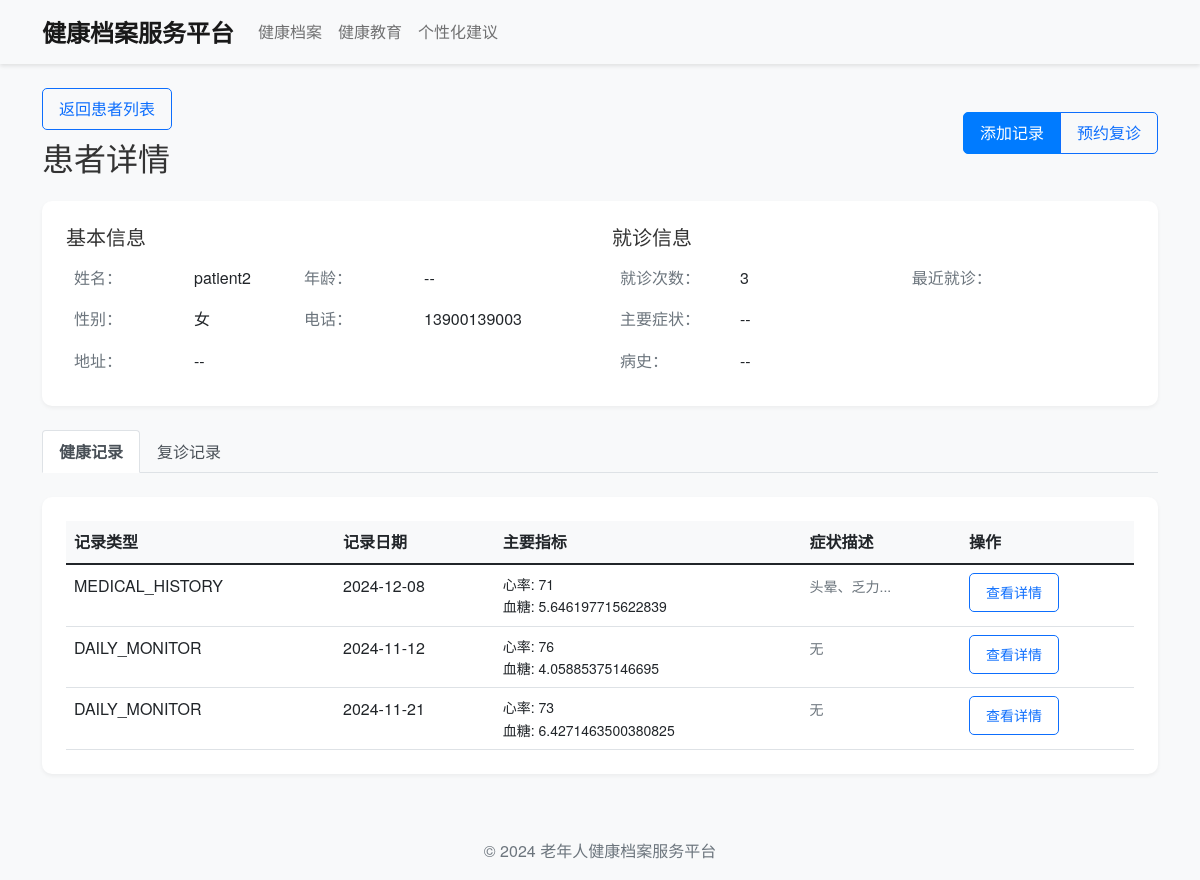
The page /doctor/view_patient/3 (signed in) on the database its author committed.
### models.py (models this page shows, shortened)
class User(UserMixin, db.Model):
    __tablename__ = 'users'
    id = db.Column(db.Integer, primary_key=True)
    username = db.Column(db.String(80), unique=True, nullable=False)
    password_hash = db.Column(db.String(128), nullable=False)
    name = db.Column(db.String(80), nullable=False)  # 真实姓名
    id_number = db.Column(db.String(18), unique=True, nullable=False)  # 身份证号
    gender = db.Column(db.String(10), nullable=False)  # 性别
    phone = db.Column(db.String(11), nullable=False)  # 手机号码
    role = db.Column(db.String(20), nullable=False)  # 用户角色
    created_at = db.Column(db.DateTime, default=datetime.utcnow)
    health_records = db.relationship('HealthRecord', backref='patient', lazy=True,
                                   foreign_keys='HealthRecord.patient_id')
    doctor_records = db.relationship('HealthRecord', backref='doctor', lazy=True,
                                   foreign_keys='HealthRecord.doctor_id')
    patient_follow_ups = db.relationship('FollowUp', backref='patient', lazy=True,
                                       foreign_keys='FollowUp.patient_id')
    doctor_follow_ups = db.relationship('FollowUp', backref='doctor', lazy=True,
                                      foreign_keys='FollowUp.doctor_id')
    def get_visit_count(self):
        return HealthRecord.query.filter_by(patient_id=self.id).count()

class HealthRecord(db.Model):
    __tablename__ = 'health_records'
    id = db.Column(db.Integer, primary_key=True)
    patient_id = db.Column(db.Integer, db.ForeignKey('users.id'), nullable=False)
    doctor_id = db.Column(db.Integer, db.ForeignKey('users.id'), nullable=False)
    record_type = db.Column(db.String(50), nullable=False)  # 记录类型（病史记录/体检报告/日常监测）
    record_date = db.Column(db.DateTime, nullable=False)
    created_at = db.Column(db.DateTime, default=datetime.utcnow)
    description = db.Column(db.Text)  # 描述/备注
    symptoms = db.Column(db.Text)  # 症状
    diagnosis = db.Column(db.Text)  # 诊断
    treatment = db.Column(db.Text)  # 治疗方案
    medications = db.Column(db.Text)  # 用药情况
    height = db.Column(db.Float)  # 身高
    weight = db.Column(db.Float)  # 体重
    blood_pressure = db.Column(db.String(20))  # 血压
    heart_rate = db.Column(db.Integer)  # 心率
    blood_sugar = db.Column(db.Float)  # 血糖
    blood_fat = db.Column(db.Text)  # 血脂
    liver_function = db.Column(db.Text)  # 肝功能
    kidney_function = db.Column(db.Text)  # 肾功能
    temperature = db.Column(db.Float)  # 体温
    pulse = db.Column(db.Integer)  # 脉搏
    respiratory_rate = db.Column(db.Integer)  # 呼吸频率
    oxygen_saturation = db.Column(db.Float)  # 血氧饱和度

### .history/app_20241212190043.py (the view)
@app.route('/doctor/view_patient/<int:patient_id>')
@login_required
def doctor_view_patient(patient_id):
    if current_user.role != 'DOCTOR':
        flash('无权访问此页面', 'danger')
        return redirect(url_for('index'))
    patient = User.query.filter_by(id=patient_id, role='PATIENT').first_or_404()
    records = HealthRecord.query.filter_by(
        patient_id=patient.id
    ).order_by(
        HealthRecord.created_at.desc()
    ).all()
    latest_physical = HealthRecord.query.filter_by(
        patient_id=patient.id,
        record_type='PHYSICAL_EXAM'
    ).order_by(
        HealthRecord.created_at.desc()
    ).first()
    latest_monitor = HealthRecord.query.filter_by(
        patient_id=patient.id,
        record_type='DAILY_MONITOR'
    ).order_by(
        HealthRecord.created_at.desc()
    ).first()
    follow_ups = FollowUp.query.filter_by(
        patient_id=patient.id
    ).order_by(
        FollowUp.follow_up_date.desc()
    ).all()
    blood_pressure_data = []
    blood_sugar_data = []
    weight_data = []
    for record in records:
        if record.record_type in ['PHYSICAL_EXAM', 'DAILY_MONITOR']:
            record_date = record.record_date.strftime('%Y-%m-%d')
            if record.blood_pressure:
                try:
                    sys, dia = record.blood_pressure.split('/')
                    blood_pressure_data.append({
                        'date': record_date,
                        'systolic': int(sys),
                        'diastolic': int(dia)
                    })
                except:
                    pass
            if record.blood_sugar:
                blood_sugar_data.append({
                    'date': record_date,
                    'value': float(record.blood_sugar)
                })
            if record.weight:
                weight_data.append({
                    'date': record_date,
                    'value': float(record.weight)
                })
    return render_template('doctor/view_patient.html',
                        patient=patient,
                        records=records,
                        latest_physical=latest_physical,
                        latest_monitor=latest_monitor,
                        follow_ups=follow_ups,
                        blood_pressure_data=blood_pressure_data,
                        blood_sugar_data=blood_sugar_data,
                        weight_data=weight_data)

### .history/app_20241212190043.py (called while the page is built)
@login_manager.user_loader
def load_user(user_id):
    return User.query.get(int(user_id))

### templates/doctor/view_patient.html (shortened to what this page needs)
{% extends "base.html" %}
{% block content %}
<div class="patient-details">
    <div class="d-flex justify-content-between align-items-center mb-4">
        <div>
            <a href="{{ url_for('doctor_patient_list') }}" class="btn btn-outline-primary mb-2">
                 返回患者列表
            </a>
            <h2 class="mb-0">患者详情</h2>
        </div>
        <div class="btn-group">
            <a href="{{ url_for('doctor_add_record', patient_id=patient.id) }}"
               class="btn btn-primary">
                 添加记录
            </a>
            <button type="button"
                    class="btn btn-outline-primary"
                    onclick="addFollowUp({{ patient.id }})">
                 预约复诊
            </button>
        </div>
    </div>
    <div class="card mb-4">
        <div class="card-body">
            <div class="row">
                <div class="col-md-6">
                    <h5 class="card-title">基本信息</h5>
                    <table class="table table-borderless">
                        <tr>
                            <th width="120">姓名：</th>
                            <td>{{ patient.username }}</td>
                            <th width="120">年龄：</th>
                            <td>{{ patient.age if patient.age else '--' }}</td>
                        </tr>
                        <tr>
                            <th>性别：</th>
                            <td>{{ patient.gender if patient.gender else '--' }}</td>
                            <th>电话：</th>
                            <td>{{ patient.phone if patient.phone else '--' }}</td>
                        </tr>
                        <tr>
                            <th>地址：</th>
                            <td colspan="3">{{ patient.address if patient.address else '--' }}</td>
                        </tr>
                    </table>
                </div>
                <div class="col-md-6">
                    <h5 class="card-title">就诊信息</h5>
                    <table class="table table-borderless">
                        <tr>
                            <th width="120">就诊次数：</th>
                            <td>{{ patient.get_visit_count() }}</td>
                            <th width="120">最近就诊：</th>
                            <td>{{ patient.last_visit }}</td>
                        </tr>
                        <tr>
                            <th>主要症状：</th>
                            <td colspan="3">{{ patient.main_symptoms if patient.main_symptoms else '--' }}</td>
                        </tr>
                        <tr>
                            <th>病史：</th>
                            <td colspan="3">{{ patient.medical_history if patient.medical_history else '--' }}</td>
                        </tr>
                    </table>
                </div>
            </div>
        </div>
    </div>
    <ul class="nav nav-tabs mb-4" role="tablist">
        <li class="nav-item">
            <a class="nav-link active" data-bs-toggle="tab" href="#records">健康记录</a>
        </li>
        <li class="nav-item">
            <a class="nav-link" data-bs-toggle="tab" href="#followUps">复诊记录</a>
        </li>
    </ul>
    <div class="tab-content">
        <div class="tab-pane fade show active" id="records">
            <div class="card">
                <div class="card-body">
                    <div class="table-responsive">
                        <table class="table table-hover">
                            <thead>
                                <tr>
                                    <th>记录类型</th>
                                    <th>记录日期</th>
                                    <th>主要指标</th>
                                    <th>症状描述</th>
                                    <th>操作</th>
                                </tr>
                            </thead>
                            <tbody>
                                {% for record in records %}
                                <tr>
                                    <td>{{ record.record_type }}</td>
                                    <td>{{ record.record_date.strftime('%Y-%m-%d') }}</td>
                                    <td>
                                        {% if record.heart_rate %}
                                        <small class="d-block">心率: {{ record.heart_rate }}</small>
                                        {% endif %}
                                        {% if record.blood_sugar %}
                                        <small class="d-block">血糖: {{ record.blood_sugar }}</small>
                                        {% endif %}
                                    </td>
                                    <td>
                                        <small class="text-muted">{{ record.symptoms[:50] + '...' if record.symptoms else '无' }}</small>
                                    </td>
                                    <td>
                                        <button class="btn btn-sm btn-outline-primary" onclick="viewRecord({{ record.id }})">
                                            查看详情
                                        </button>
                                    </td>
                                </tr>
                                {% endfor %}
                            </tbody>
                        </table>
                    </div>
                </div>
            </div>
        </div>
    </div>
</div>
{% endblock %}

### static/css/style.css (style rules this page uses)
body { font-family: "Microsoft YaHei", "Helvetica Neue", Arial, sans-serif; color: #333; line-height: 1.6; background-color: #f8f9fa; }
.card { border: none; border-radius: 10px; box-shadow: 0 2px 4px rgba(0,0,0,.05); margin-bottom: 20px; }
.card-body { padding: 1.5rem; }
.btn { border-radius: 5px; padding: 0.5rem 1rem; }
.btn-primary { background-color: #007bff; border-color: #007bff; }
.table { margin-bottom: 0; }
.table th { border-top: none; background-color: #f8f9fa; }

### templates/doctor/view_patient.html (style rules this page uses)
.table th { background-color: #f8f9fa; font-weight: 600; }
.table-borderless th { background-color: transparent; color: #6c757d; font-weight: normal; }
.nav-tabs .nav-link { color: #495057; }
.nav-tabs .nav-link.active { font-weight: 600; }
.card { border: none; box-shadow: 0 2px 4px rgba(0,0,0,.05); }
.btn-group .btn { margin-left: 0.5rem; }

### rows shown on the page
User: username "patient2", gender "女", phone "13900139003", get_visit_count "3"
HealthRecord: record_type "MEDICAL_HISTORY", record_date "2024-12-08", heart_rate "71", blood_sugar "5.646197715622839", symptoms "头晕、乏力..."
HealthRecord: record_type "DAILY_MONITOR", record_date "2024-11-12", heart_rate "76", blood_sugar "4.05885375146695", symptoms "无"
HealthRecord: record_type "DAILY_MONITOR", record_date "2024-11-21", heart_rate "73", blood_sugar "6.4271463500380825", symptoms "无"

### other values the page prints
{{ patient.age if patient.age else '--' }} "--"
{{ patient.address if patient.address else '--' }} "--"
{{ patient.main_symptoms if patient.main_symptoms else '--' }} "--"
{{ patient.medical_history if patient.medical_history else '--' }} "--"
